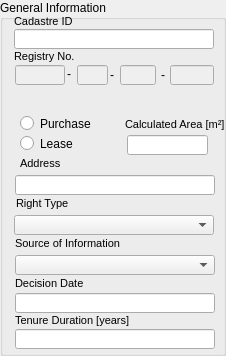
    <widget class="QGroupBox" name="leaseDetailsGBox_4">
     <property name="geometry">
      <rect>
       <x>0</x>
       <y>3</y>
       <width>226</width>
       <height>356</height>
      </rect>
     </property>
     <property name="title">
      <string>General Information</string>
     </property>
     <widget class="QLabel" name="numberLabel_4">
      <property name="geometry">
       <rect>
        <x>14</x>
        <y>8</y>
        <width>200</width>
        <height>20</height>
       </rect>
      </property>
      <property name="minimumSize">
       <size>
        <width>0</width>
        <height>20</height>
       </size>
      </property>
      <property name="maximumSize">
       <size>
        <width>16777215</width>
        <height>20</height>
       </size>
      </property>
      <property name="font">
       <font>
        <pointsize>8</pointsize>
       </font>
      </property>
      <property name="text">
       <string>Cadastre ID</string>
      </property>
      <property name="alignment">
       <set>Qt::AlignBottom|Qt::AlignLeading|Qt::AlignLeft</set>
      </property>
     </widget>
     <widget class="QLabel" name="purposeLabel_4">
      <property name="geometry">
       <rect>
        <x>15</x>
        <y>230</y>
        <width>200</width>
        <height>20</height>
       </rect>
      </property>
      <property name="minimumSize">
       <size>
        <width>0</width>
        <height>20</height>
       </size>
      </property>
      <property name="maximumSize">
       <size>
        <width>16777215</width>
        <height>20</height>
       </size>
      </property>
      <property name="font">
       <font>
        <pointsize>8</pointsize>
       </font>
      </property>
      <property name="text">
       <string>Source of Information</string>
      </property>
      <property name="alignment">
       <set>Qt::AlignBottom|Qt::AlignLeading|Qt::AlignLeft</set>
      </property>
     </widget>
     <widget class="QLabel" name="applicationDateLabel_4">
      <property name="geometry">
       <rect>
        <x>14</x>
        <y>43</y>
        <width>200</width>
        <height>20</height>
       </rect>
      </property>
      <property name="minimumSize">
       <size>
        <width>0</width>
        <height>20</height>
       </size>
      </property>
      <property name="maximumSize">
       <size>
        <width>16777215</width>
        <height>20</height>
       </size>
      </property>
      <property name="font">
       <font>
        <pointsize>8</pointsize>
       </font>
      </property>
      <property name="text">
       <string>Registry No.</string>
      </property>
      <property name="alignment">
       <set>Qt::AlignBottom|Qt::AlignLeading|Qt::AlignLeft</set>
      </property>
     </widget>
     <widget class="QComboBox" name="i_source_cbox">
      <property name="geometry">
       <rect>
        <x>15</x>
        <y>255</y>
        <width>200</width>
        <height>20</height>
       </rect>
      </property>
      <property name="minimumSize">
       <size>
        <width>0</width>
        <height>20</height>
       </size>
      </property>
      <property name="maximumSize">
       <size>
        <width>16777215</width>
        <height>20</height>
       </size>
      </property>
     </widget>
     <widget class="QLabel" name="applicationDateLabel_9">
      <property name="geometry">
       <rect>
        <x>16</x>
        <y>190</y>
        <width>200</width>
        <height>20</height>
       </rect>
      </property>
      <property name="minimumSize">
       <size>
        <width>0</width>
        <height>20</height>
       </size>
      </property>
      <property name="maximumSize">
       <size>
        <width>16777215</width>
        <height>20</height>
       </size>
      </property>
      <property name="font">
       <font>
        <pointsize>8</pointsize>
       </font>
      </property>
      <property name="text">
       <string>Right Type</string>
      </property>
      <property name="alignment">
       <set>Qt::AlignBottom|Qt::AlignLeading|Qt::AlignLeft</set>
      </property>
     </widget>
     <widget class="QLabel" name="beginDateLabel_4">
      <property name="geometry">
       <rect>
        <x>15</x>
        <y>270</y>
        <width>200</width>
        <height>20</height>
       </rect>
      </property>
      <property name="minimumSize">
       <size>
        <width>0</width>
        <height>20</height>
       </size>
      </property>
      <property name="maximumSize">
       <size>
        <width>16777215</width>
        <height>20</height>
       </size>
      </property>
      <property name="font">
       <font>
        <pointsize>8</pointsize>
       </font>
      </property>
      <property name="text">
       <string>Decision Date</string>
      </property>
      <property name="alignment">
       <set>Qt::AlignBottom|Qt::AlignLeading|Qt::AlignLeft</set>
      </property>
     </widget>
     <widget class="QLineEdit" name="i_duration_edit">
      <property name="geometry">
       <rect>
        <x>15</x>
        <y>329</y>
        <width>200</width>
        <height>20</height>
       </rect>
      </property>
      <property name="minimumSize">
       <size>
        <width>0</width>
        <height>20</height>
       </size>
      </property>
      <property name="maximumSize">
       <size>
        <width>16777215</width>
        <height>20</height>
       </size>
      </property>
      <property name="font">
       <font>
        <pointsize>8</pointsize>
       </font>
      </property>
      <property name="readOnly">
       <bool>true</bool>
      </property>
     </widget>
     <widget class="QLabel" name="applicationDateLabel_33">
      <property name="geometry">
       <rect>
        <x>15</x>
        <y>307</y>
        <width>200</width>
        <height>20</height>
       </rect>
      </property>
      <property name="minimumSize">
       <size>
        <width>0</width>
        <height>20</height>
       </size>
      </property>
      <property name="maximumSize">
       <size>
        <width>16777215</width>
        <height>20</height>
       </size>
      </property>
      <property name="font">
       <font>
        <pointsize>8</pointsize>
       </font>
      </property>
      <property name="text">
       <string>Tenure Duration [years]</string>
      </property>
      <property name="alignment">
       <set>Qt::AlignBottom|Qt::AlignLeading|Qt::AlignLeft</set>
      </property>
     </widget>
     <widget class="QLineEdit" name="i_cadastreid_edit">
      <property name="geometry">
       <rect>
        <x>14</x>
        <y>29</y>
        <width>200</width>
        <height>20</height>
       </rect>
      </property>
      <property name="minimumSize">
       <size>
        <width>0</width>
        <height>20</height>
       </size>
      </property>
      <property name="maximumSize">
       <size>
        <width>16777215</width>
        <height>20</height>
       </size>
      </property>
      <property name="font">
       <font>
        <pointsize>8</pointsize>
       </font>
      </property>
      <property name="readOnly">
       <bool>true</bool>
      </property>
     </widget>
     <widget class="QComboBox" name="i_right_type_cbox">
      <property name="geometry">
       <rect>
        <x>14</x>
        <y>215</y>
        <width>200</width>
        <height>20</height>
       </rect>
      </property>
      <property name="minimumSize">
       <size>
        <width>0</width>
        <height>20</height>
       </size>
      </property>
      <property name="maximumSize">
       <size>
        <width>16777215</width>
        <height>20</height>
       </size>
      </property>
     </widget>
     <widget class="QLineEdit" name="i_calculated_area_edit">
      <property name="geometry">
       <rect>
        <x>127</x>
        <y>135</y>
        <width>81</width>
        <height>20</height>
       </rect>
      </property>
      <property name="minimumSize">
       <size>
        <width>0</width>
        <height>20</height>
       </size>
      </property>
      <property name="maximumSize">
       <size>
        <width>16777215</width>
        <height>20</height>
       </size>
      </property>
      <property name="font">
       <font>
        <pointsize>8</pointsize>
       </font>
      </property>
      <property name="readOnly">
       <bool>true</bool>
      </property>
     </widget>
     <widget class="QLabel" name="applicationDateLabel_34">
      <property name="geometry">
       <rect>
        <x>125</x>
        <y>111</y>
        <width>101</width>
        <height>20</height>
       </rect>
      </property>
      <property name="minimumSize">
       <size>
        <width>0</width>
        <height>20</height>
       </size>
      </property>
      <property name="maximumSize">
       <size>
        <width>16777215</width>
        <height>20</height>
       </size>
      </property>
      <property name="font">
       <font>
        <pointsize>8</pointsize>
       </font>
      </property>
      <property name="text">
       <string>Calculated Area [m²]</string>
      </property>
      <property name="alignment">
       <set>Qt::AlignBottom|Qt::AlignLeading|Qt::AlignLeft</set>
      </property>
     </widget>
     <widget class="QLabel" name="applicationDateLabel_35">
      <property name="geometry">
       <rect>
        <x>20</x>
        <y>150</y>
        <width>200</width>
        <height>20</height>
       </rect>
      </property>
      <property name="minimumSize">
       <size>
        <width>0</width>
        <height>20</height>
       </size>
      </property>
      <property name="maximumSize">
       <size>
        <width>16777215</width>
        <height>20</height>
       </size>
      </property>
      <property name="font">
       <font>
        <pointsize>8</pointsize>
       </font>
      </property>
      <property name="text">
       <string>Address</string>
      </property>
      <property name="alignment">
       <set>Qt::AlignBottom|Qt::AlignLeading|Qt::AlignLeft</set>
      </property>
     </widget>
     <widget class="QLineEdit" name="i_address_edit">
      <property name="geometry">
       <rect>
        <x>15</x>
        <y>175</y>
        <width>200</width>
        <height>20</height>
       </rect>
      </property>
      <property name="minimumSize">
       <size>
        <width>0</width>
        <height>20</height>
       </size>
      </property>
      <property name="maximumSize">
       <size>
        <width>16777215</width>
        <height>20</height>
       </size>
      </property>
      <property name="font">
       <font>
        <pointsize>8</pointsize>
       </font>
      </property>
      <property name="readOnly">
       <bool>true</bool>
      </property>
     </widget>
     <widget class="QLineEdit" name="i_decision_date_edit">
      <property name="geometry">
       <rect>
        <x>15</x>
        <y>293</y>
        <width>200</width>
        <height>20</height>
       </rect>
      </property>
      <property name="minimumSize">
       <size>
        <width>0</width>
        <height>20</height>
       </size>
      </property>
      <property name="maximumSize">
       <size>
        <width>16777215</width>
        <height>20</height>
       </size>
      </property>
      <property name="font">
       <font>
        <pointsize>8</pointsize>
       </font>
      </property>
      <property name="readOnly">
       <bool>true</bool>
      </property>
     </widget>
     <widget class="QLineEdit" name="industrial_num_first_edit">
      <property name="enabled">
       <bool>false</bool>
      </property>
      <property name="geometry">
       <rect>
        <x>15</x>
        <y>65</y>
        <width>50</width>
        <height>20</height>
       </rect>
      </property>
     </widget>
     <widget class="QLabel" name="label_49">
      <property name="geometry">
       <rect>
        <x>67</x>
        <y>66</y>
        <width>16</width>
        <height>16</height>
       </rect>
      </property>
      <property name="text">
       <string>-</string>
      </property>
     </widget>
     <widget class="QLabel" name="label_50">
      <property name="geometry">
       <rect>
        <x>161</x>
        <y>67</y>
        <width>16</width>
        <height>16</height>
       </rect>
      </property>
      <property name="text">
       <string>-</string>
      </property>
     </widget>
     <widget class="QLabel" name="label_51">
      <property name="geometry">
       <rect>
        <x>110</x>
        <y>67</y>
        <width>16</width>
        <height>16</height>
       </rect>
      </property>
      <property name="text">
       <string>-</string>
      </property>
     </widget>
     <widget class="QLineEdit" name="industrial_num_last_edit">
      <property name="enabled">
       <bool>false</bool>
      </property>
      <property name="geometry">
       <rect>
        <x>170</x>
        <y>65</y>
        <width>44</width>
        <height>20</height>
       </rect>
      </property>
     </widget>
     <widget class="QLineEdit" name="industrial_num_middle_edit">
      <property name="enabled">
       <bool>false</bool>
      </property>
      <property name="geometry">
       <rect>
        <x>120</x>
        <y>65</y>
        <width>36</width>
        <height>20</height>
       </rect>
      </property>
     </widget>
     <widget class="QLineEdit" name="industrial_num_type_edit">
      <property name="enabled">
       <bool>false</bool>
      </property>
      <property name="geometry">
       <rect>
        <x>77</x>
        <y>65</y>
        <width>31</width>
        <height>20</height>
       </rect>
      </property>
     </widget>
     <widget class="QRadioButton" name="i_lease_rbutton">
      <property name="geometry">
       <rect>
        <x>20</x>
        <y>135</y>
        <width>96</width>
        <height>17</height>
       </rect>
      </property>
      <property name="text">
       <string>Lease</string>
      </property>
     </widget>
     <widget class="QRadioButton" name="i_purchase_rbutton">
      <property name="geometry">
       <rect>
        <x>20</x>
        <y>115</y>
        <width>101</width>
        <height>17</height>
       </rect>
      </property>
      <property name="text">
       <string>Purchase</string>
      </property>
     </widget>
    </widget>
